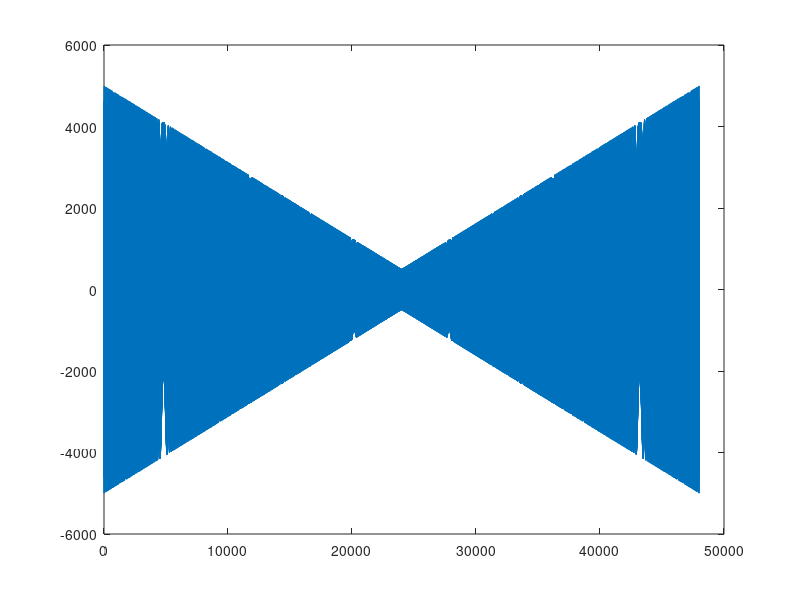
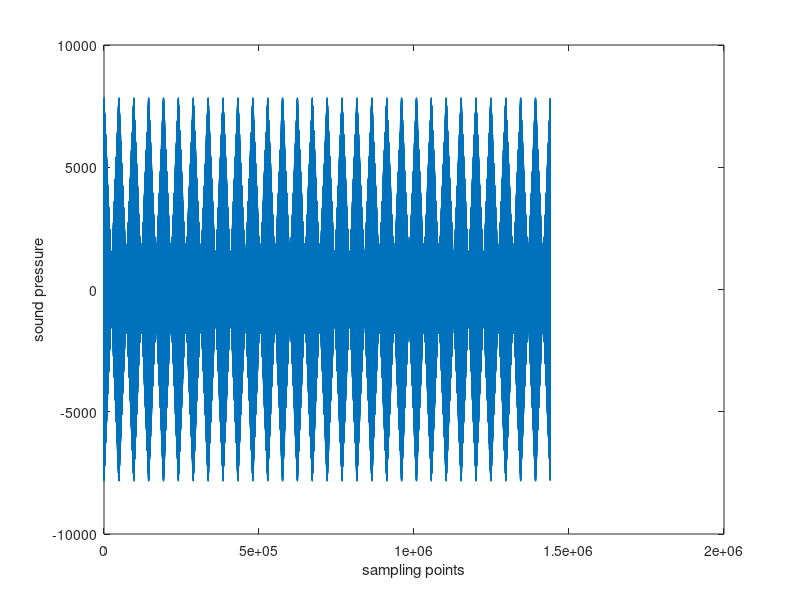
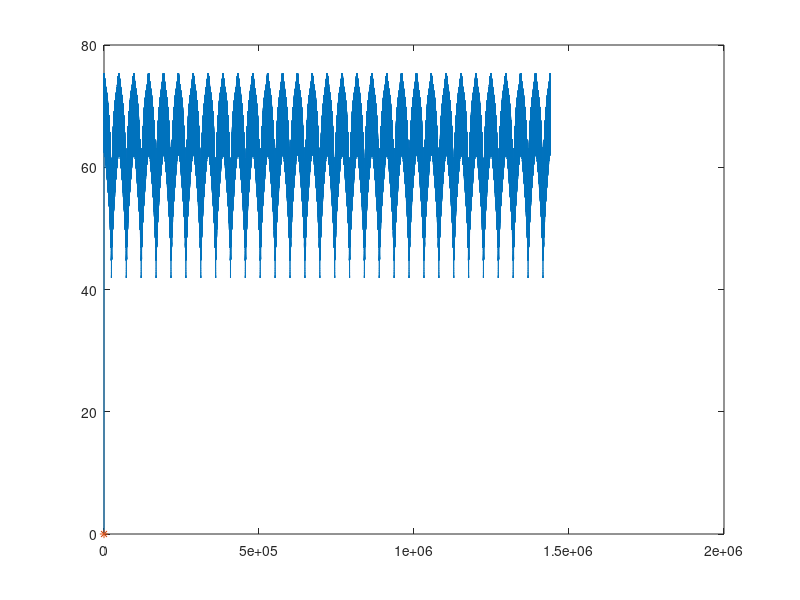

Here is the MATLAB script that generated these plots, in order: (Note: this script raises an error after producing the figures.)
clear
sf = 48000;
gap = 0.2;
halfT = 0.5;%s
standardFreq = 100; %f
F = 15000;
B = 5000;
T = 0.5;
offsetPart = 0.005;
standardPeriod = sf/(B*offsetPart*2);
%% distance diff
yDis = 0.7;
%0.04 -0.13
xDis = 0;
leftDis = sqrt((xDis+gap/2)^2+yDis^2);
rightDis = sqrt((xDis-gap/2)^2+yDis^2);
dotDiff = (leftDis-rightDis)/340.29 * sf;

%% generate
N = T * sf;
t = 1/sf:1/sf:T;
K = B/T;
chirp = cos(2*pi.*(F.*t+K/2.*t.^2))*5000.*(1-t*1.8);
realD = [];
angleD = [];
diffD = [];
X = [];
for xDis=-0.2:0.1:0.2

    X=[X xDis];
    leftDis = sqrt((xDis+gap/2)^2+yDis^2);
    rightDis = sqrt((xDis-gap/2)^2+yDis^2);
    dotDiff = (leftDis-rightDis)/340.29 * sf;

zig = [chirp flip(chirp)];
figure(1)
plot(zig)
audio = [];
for i = 1:10
    audio = [audio zig];
end
for i = 1:10
    audio = [audio zig];
end
for i = 1:10
    audio = [audio zig];
end
offsetPoint = round(N * offsetPart*2+dotDiff);
real = sf*sf/(2*offsetPoint*B);
totalPoint = length(audio) - offsetPoint;
audioData1 = audio(1,1:totalPoint);

audioData2 = audio(1,1+offsetPoint:totalPoint+offsetPoint);
%2/0.6 +0.08
%1/0.6 -0.13
audioData = audioData1+0.6*audioData2;
figure(2)
plot(audioData)
xlabel('sampling points')
ylabel('sound pressure')


%% audio volume
windowSizePoint = 6;
TPoints = 2*halfT*sf;

offsetPoints = 2*sf*halfT*offsetPart;
totalPoints = length(audioData);
timeOffsetPoint = sf;
periodPoints = 960;
audioVolume = zeros(1,totalPoints);
for m = 6: totalPoints
    audioVolume(1,m) = 10*log(sum(audioData(1,m-5:m).^2)/windowSizePoint)/log(10);
end
figure(3)
plot(audioVolume)


% -10
startX = 1;
startY = audioVolume(startX);

hold on
plot(startX,startY,'*')
hold off
for m=startX:TPoints:totalPoints
    xline(m)
end

[b,a] = butter(5,200/(sf/2),'low');
audioVolume = filter(b,a,audioVolume);
figure(4)
plot(audioVolume)
% xlim([2e4 4e4])
for m=startX:TPoints:totalPoints
    xline(m)
end
[pksRaw,locsRaw] = findpeaks(-audioVolume);
pksRaw = -pksRaw;
locsFiltered = [];
pksFiltered = [];
for m=1:length(locsRaw)
    checkRange = [locsRaw(m)-periodPoints*0.2 locsRaw(m)+periodPoints*0.2];
    if checkRange(1)>0 && checkRange(2)<totalPoints
        if pksRaw(m)<mean(audioVolume(checkRange(1):checkRange(2)))
            locsFiltered = [locsFiltered locsRaw(m)];
            pksFiltered = [pksFiltered pksRaw(m)];
        end
    end
end
peakPoints = [locsFiltered;pksFiltered];
diffs = diff(locsFiltered);
hold on
plot(peakPoints(1,:),peakPoints(2,:),'*')
hold off

pieceNum = length(startX:TPoints:totalPoints-TPoints);
gaps = zeros(2,pieceNum);
border = 0.05;
borderPoints = TPoints*border;
increaseCnt = 0;
decreaseCnt = 0;
for m=1:pieceNum
% for m=18
    xRange = [startX+(m-1)*TPoints+1 startX+m*TPoints];
    audioVolumeTemp = audioVolume(xRange(1):xRange(2));
    peaksTemp1 = peakPoints(:,peakPoints(1,:)>xRange(1)+borderPoints & peakPoints(1,:)<xRange(1)+TPoints/2-borderPoints*4);
    peaksTemp2 = peakPoints(:,peakPoints(1,:)>xRange(1)+TPoints/2+borderPoints*4 & peakPoints(1,:)<xRange(2)-borderPoints);
    figure(5)
    plot(audioVolumeTemp)
    hold on
    plot(peaksTemp1(1,:)-xRange(1),peaksTemp1(2,:),'*')
    plot(peaksTemp2(1,:)-xRange(1),peaksTemp2(2,:),'*')
%     plot(peakPoints(1,:)-xRange(1),peakPoints(2,:),'+')
    hold off
    title(num2str(m))
    gapsTemp1 = diff(peaksTemp1(1,:))
    gapsTemp2 = diff(peaksTemp2(1,:))
    preMean1 = periodPoints;
    preMean2 = periodPoints;
    gapsfiltered1 = gapsTemp1(gapsTemp1>preMean1*0.9 & gapsTemp1<preMean1*1.1);
    gapsfiltered2 = gapsTemp2(gapsTemp2>preMean2*0.9 & gapsTemp2<preMean2*1.1);

    
    gaps(:,m) = [mean(gapsfiltered1) mean(gapsfiltered2)]
    increaseCnt=increaseCnt+length(gapsfiltered1);
    decreaseCnt = decreaseCnt + length(gapsfiltered2);
    pause(0.1)
end
[increaseCnt,decreaseCnt]

%%

size = mean(nanmean(gaps));

delta = sf*sf*2*T/(B*size*2)-offsetPoints;
disDiff = delta/sf*340.29;
syms x
eqn = sqrt((x+gap/2)^2+yDis^2)-sqrt((x-gap/2)^2+yDis^2)-disDiff;
func = matlabFunction(eqn,'Vars',x);

% options = optimset('Display','iter');
x=fzero(func,0);

delta = sf*sf*2*T/(B*real*2)-offsetPoints;
disDiff = delta/sf*340.29;
syms y
eqn = sqrt((y+gap/2)^2+yDis^2)-sqrt((y-gap/2)^2+yDis^2)-disDiff;
func = matlabFunction(eqn,'Vars',y);

% options = optimset('Display','iter');
y=fzero(func,0);
realD = [realD y];
angleD = [angleD disDiff/gap*yDis];
diffD = [diffD x];
[real size] 
[y x]
end
figure(10)
plot(realD,diffD-realD)
hold on
plot(realD,angleD-realD)
hold off
legend('DIFF','ANGLE')
